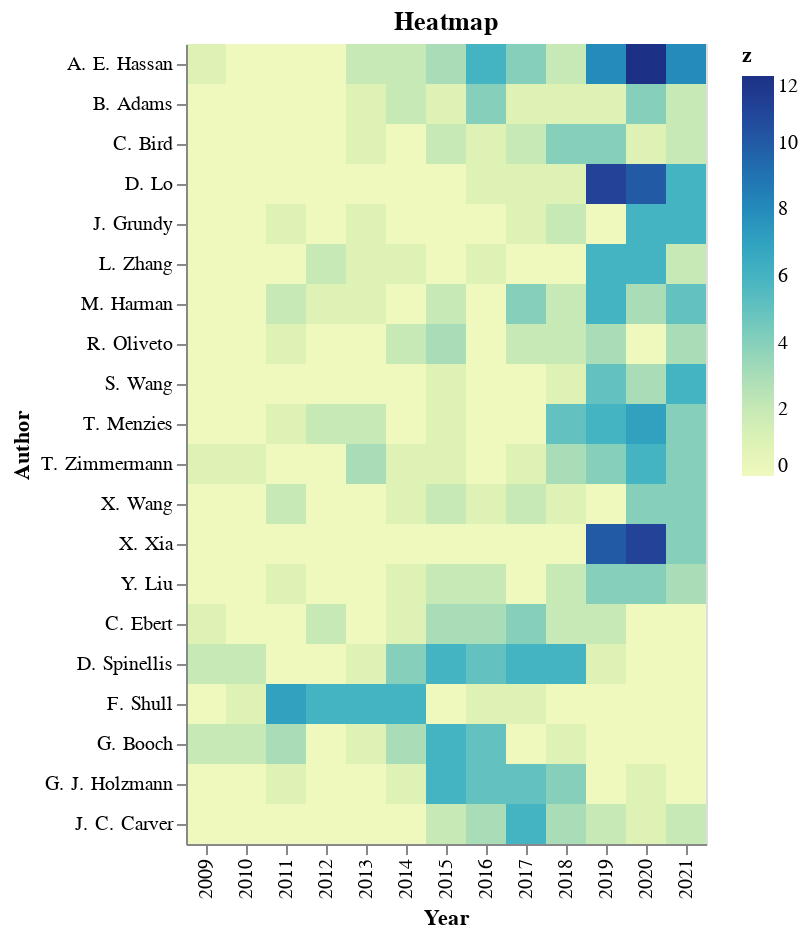

Notebook cell for this chart:
### Code cell
import altair as alt

keyword = ah.values

# Compute x^2 + y^2 across a 2D grid
x, y = np.meshgrid(range(2009, 2022,1), ah.index)
z = keyword

# Convert this grid to columnar data expected by Altair
source = pd.DataFrame({'Year': x.ravel(),
                     'Author': y.ravel(),
                     'z': z.ravel()})

years = list(ah.columns.astype(str))
print(type(years))

alt.Chart(source).mark_rect().encode(
    #alt.X(field='years', type='ordinal', title='Years'),
    #alt.Y(field='keyword_citation_data.index.values', type='ordinal', title='Keyword'),
    x='Year:O',
    y='Author:O',
    color='z:Q'
).properties(
    title='Heatmap'
)

### Figure 1 — Vega-Lite specification as saved in the notebook (floating-point values rounded to 4 significant figures; data arrays with more than 128 entries replaced by an {"elided": "..."} marker saying what was removed)
{"config": {"view": {"continuousWidth": 400, "continuousHeight": 300}}, "data": {"name": "data-058f772f6f07c5b989ef0b0fc9d7ea70"}, "mark": "rect", "encoding": {"color": {"type": "quantitative", "field": "z"}, "x": {"type": "ordinal", "field": "Year"}, "y": {"type": "ordinal", "field": "Author"}}, "title": "Heatmap", "$schema": "https://vega.github.io/schema/vega-lite/v4.8.1.json", "datasets": {"data-058f772f6f07c5b989ef0b0fc9d7ea70": {"elided": "260 records"}}}
